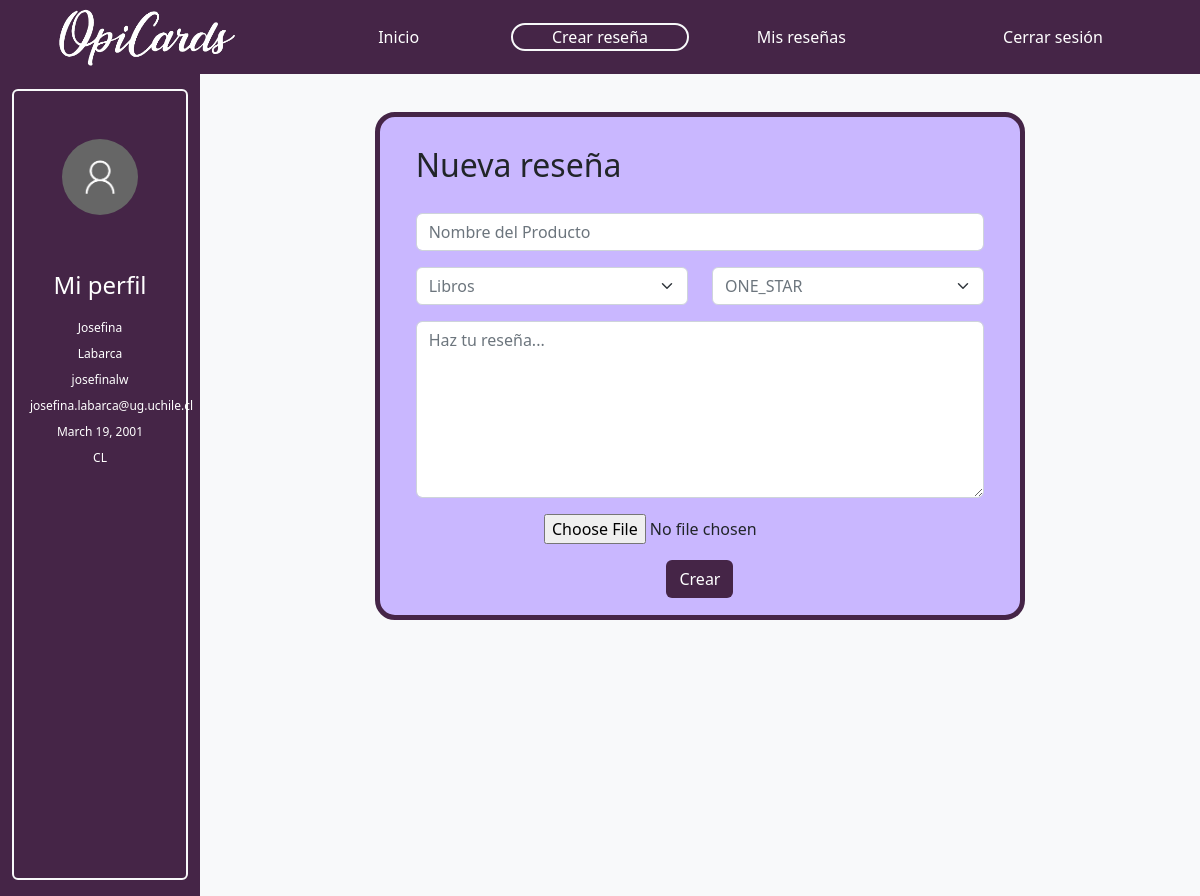
Screenshot of /createReview/ (signed in) with the database file from the repository.
### reviews/models.py (models this page shows, shortened)
class User(AbstractUser):
   birthdate = models.DateField(null=True, blank=True)
   country = models.CharField(max_length=50,  blank=True, null=True)

### reviews/views.py (the view)
# urls.py: path('createReview/', views.CreateReview, name='CreateReview'),
def CreateReview(request):
    if request.user.is_authenticated:
        if request.method == 'POST':
            form = CreateReviewForm(request.POST, request.FILES)
            if form.is_valid() and request.user.is_authenticated:
                product_name = form.cleaned_data["product_name"] # Nombre del producto
                content = form.cleaned_data["content"] # Contenido de la review
                category = form.cleaned_data["category"] # Categoría
                punctuation = form.cleaned_data["punctuation"] # Puntuación
                image = request.FILES['object_image']
                review = Review(product_name=product_name, category=category, content=content, punctuation=punctuation, author_nickname=request.user, object_image=image)
                review.save()
                return redirect('/ShowReviews/')
        else:
            form = CreateReviewForm()
        return render(request, 'reviews/CreateReview.html', {'form': form})
    else:
            return redirect('/login/')

### reviews/forms.py
class CreateReviewForm(forms.Form):
    product_name = forms.CharField(label="Nombre del Producto", required=True, widget=forms.TextInput(attrs={'placeholder':'Nombre del Producto', 'class': 'form-control'}))
    content = forms.CharField(label='Haz tu reseña...', widget=forms.Textarea(attrs={'placeholder':'Haz tu reseña...', 'class': 'form-control h-50'}), max_length=500)
    category = forms.ChoiceField(label='Select a country', widget=forms.Select(attrs={'class': 'form-select text-muted'}), choices=[(category['id'], category['name']) for category in categories],  required=True)
    PUNCTUATIONS=[
       ("1", "ONE_STAR"),
       ("2", "TWO_STARS"),
       ("3", "THREE_STARS"),
       ("4", "FOUR_STARS"),
       ("5", "FIVE_STARS"),
    ]
    punctuation = forms.ChoiceField(label="Puntuacion", widget=forms.Select(attrs={'class': 'form-select text-muted'}),choices=PUNCTUATIONS)
    object_image = forms.ImageField(label="Imagen del producto...")

### reviews/templates/reviews/CreateReview.html (shortened to what this page needs)
<!DOCTYPE html>
{% load static %}
<html lang="en">
<head>
    <link href="https://cdn.jsdelivr.net/npm/bootstrap@5.2.0/dist/css/bootstrap.min.css" rel="stylesheet"></head>
    <link rel="stylesheet" type="text/css" href="{% static 'reviews/styles.css' %}">
</head>
<body>
    <nav class="navbar-expand fixed-top">
        <div class="p-2 morado-oscuro container-fluid">
          <div class="row row-cols-auto text-center d-flex align-items-center">
            {% if user.is_authenticated %}
            <div class="col-3">
              <a class="text-white navbar-brand" href="{% url 'ShowReviews' %}"><img src="{% static 'reviews/opicards.png' %}" width="180" height="58"></img></a>
            </div>
            {%else%}
            <div class="col-2">
              <a class="text-white navbar-brand" href="{% url 'ShowReviews' %}"><img class="mx-3" src="{% static 'reviews/opicards.png' %}" width="180" height="58"></img></a>
              </div>
            {%endif%}
            <div class="col-2">
              <a class="text-white nav-link" href="{% url 'ShowReviews' %}">Inicio</a>
            </div>
            <div class="col-2">
                <a class="text-white nav-link border border-2 border-light rounded-pill" href="{% url 'CreateReview' %}">Crear reseña</a>
            </div>
            <div class="col-2">
              <a class="text-white nav-link" href="{% url 'myReviews' %}">Mis reseñas</a>
            </div>
            {% if user.is_authenticated %}
            <div class="col-3">
                <a class="text-white nav-link" href="{% url 'logout' %}">Cerrar sesión</a>
            </div>
            {%endif%}
          </div>
        </div>
      </nav>
      <div class="container-fluid min-vh-100 contenido pt-5">
        <div class="row row-cols-auto">
          <div class="col-2 morado-oscuro contenido2 py-3">
            <div class="h-100 border border-2 rounded border-light">
              <div class="row p-5 justify-content-center">
                <img src="{% static 'reviews/user.png' %}" class="rounded-circle img-fluid">
              </div>
              <div class="row text-white text-center m-1">
                <div class="pb-2 fs-4">Mi perfil</div>
                <div class="container-fluid justify-content-center">
                  <div style="font-size: 12px;" class="row row-cols-1">
                    <div class="col mt-2">{{ user.first_name }}</div>
                    <div class="col mt-2">{{ user.last_name }}</div>
                    <div class="col mt-2">{{ user.username }}</div>
                    <div class="col mt-2">{{ user.email }}</div>
                    <div class="col mt-2">{{ user.birthdate }}</div>
                    <div class="col mt-2">{{ user.country }}</div>
                  </div>
                </div>
              </div>
            </div>
            </div>
          <div class="col-10 bg-light">
            <div class="container-fluid contenido pt-5">
        <div class="row row-cols-auto min-vh-100">
          <div class="col-2">
          </div>
          <div class="col-8 pb-5 pt-3">
            <div class="row row-cols-1 borde morado-claro p-4">
              <form style="height: 450px;" method="post" enctype="multipart/form-data">
              <div class="col fs-2">
                Nueva reseña
              </div>
              <div class="col">
                <div class="mb-3 pt-4">
                  {{ form.product_name }}
                </div>
                <div style="height: 50%;" class="row">
                  <div class="col-6">
                    {{ form.category }}
                  </div>
                  <div class="col-6">
                      {{ form.punctuation }}
                </div>
                <div class="pt-3 text-center">
                  {{ form.content }}
                <div class="pt-3">
                  {{ form.object_image}}
                </div>
                  <button type="submit" class="btn text-white mt-3 mb-0 morado-oscuro">Crear</button>
                </div>
              </div>
            </div></form>
          </div>
      </div>
          </div>
        </div>
    </div>
</body>
</html>

### reviews/static/reviews/styles.css (style rules this page uses)
.borde { border-radius: 20px; border-style: solid; border-color: #452547; border-width: thick; }
.morado-oscuro { background-color:#452547; }
.morado-claro { background-color:#c9b7ff; }
.contenido { padding-top:88px; }
.contenido2 { margin-top:25px; }

### rows the page displays
User: first_name "Josefina", last_name "Labarca", username "josefinalw", email "josefina.labarca@ug.uchile.cl", birthdate "March 19, 2001", country "CL"
